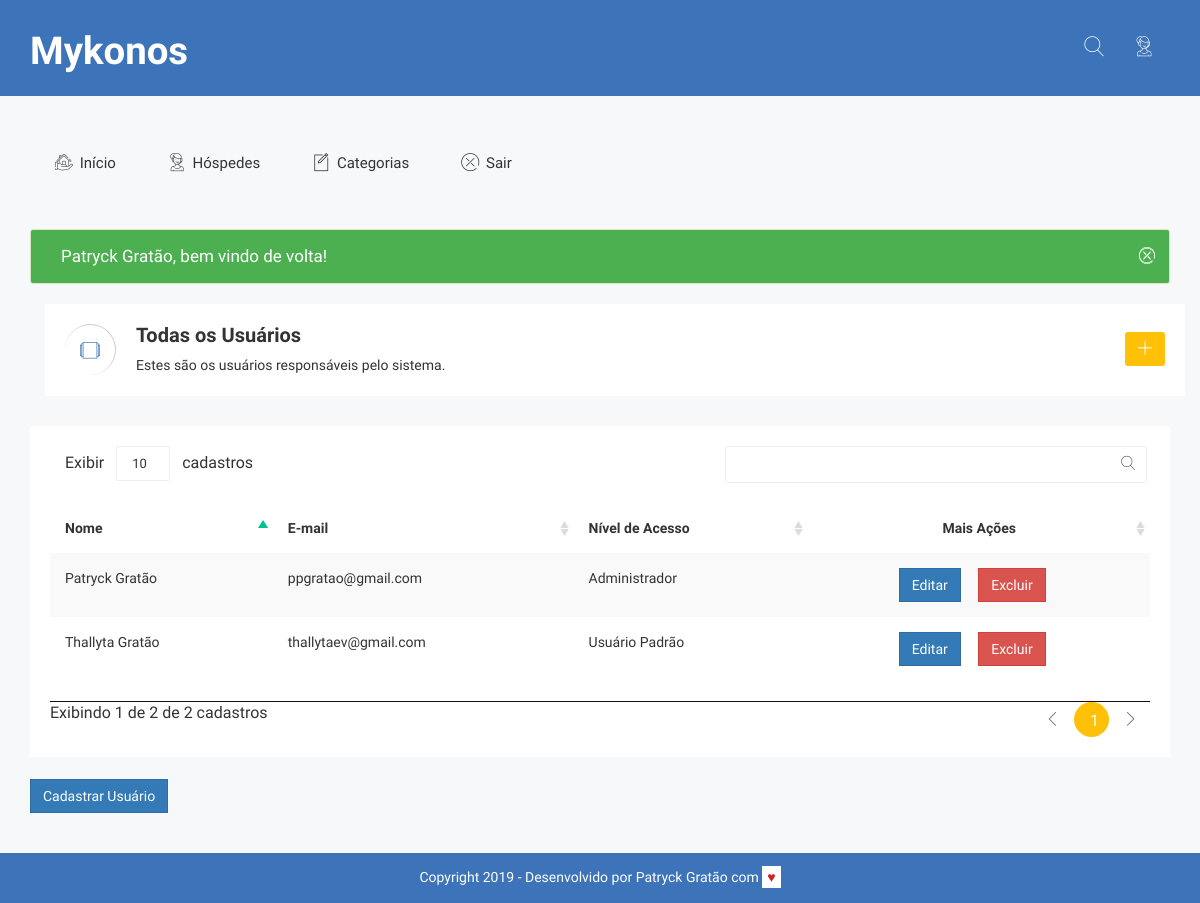
Screenshot of /listar-usuarios.php (signed in) with the database file from the repository.
### tables this page shows
CREATE TABLE `usuarios` (
  `id` int(11) NOT NULL,
  `nome` varchar(255) NOT NULL,
  `email` varchar(255) NOT NULL,
  `senha` varchar(255) NOT NULL,
  `permissao` varchar(255) NOT NULL
);

### banco/banco-usuario.php (called while the page is built, shortened)
<?php
function listaUsuarios ($conexao) {
	$usuarios = array();
	$query = "SELECT * FROM usuarios ORDER BY permissao";
	$resultado = mysqli_query($conexao, $query);
	while ($usuario_array = mysqli_fetch_assoc($resultado)) {
		$usuario = new Usuario();
		$usuario->id = $usuario_array['id'];
		$usuario->nome = $usuario_array['nome'];
		$usuario->email = $usuario_array['email'];
		$usuario->senha = $usuario_array['senha'];
		$usuario->permissao = $usuario_array['permissao'];
		array_push($usuarios, $usuario);
	}
	return $usuarios;
}

### listar-usuarios.php (the view, shortened to what this page needs)
<?php
	require_once("banco/banco.php");
	require_once("banco/banco-usuario.php");
	require_once("partials/_header.php");
	$usuarios = listaUsuarios($conexao);
 ?>
	<div class="breadcomb-area">
		<div class="container">
			<div class="row">
				<div class="col-lg-12 col-md-12 col-sm-12 col-xs-12">
					<div class="breadcomb-list">
						<div class="row">
							<div class="col-lg-8 col-md-8 col-sm-8 col-xs-12">
								<div class="breadcomb-wp">
									<div class="breadcomb-icon">
										<i class="notika-icon notika-windows"></i>
									</div>
									<div class="breadcomb-ctn">
										<h2>Todas os Usuários</h2>
										<p>Estes são os usuários responsáveis pelo sistema.</p>
									</div>
								</div>
							</div>
							<div class="col-lg-4 col-md-4 col-sm-4 col-xs-3">
								<div class="breadcomb-report">
									<a href="cadastrar-usuario.php" data-toggle="tooltip" data-placement="left" title="Cadastrar novo usuário" class="btn"><i class="notika-icon notika-plus-symbol"></i></a>
								</div>
							</div>
						</div>
					</div>
				</div>
			</div>
		</div>
	</div>
</div>
<div class="data-table-area">
	<div class="container">
		<div class="row">
			<div class="col-lg-12 col-md-12 col-sm-12 col-xs-12">
				<div class="data-table-list">
					<div class="table-responsive">
						<table id="data-table-basic" class="table table-striped">
							<thead>
								<tr>
									<th>Nome</th>
									<th>E-mail</th>
									<th>Nível de Acesso</th>
									<th class="text-center">Mais Ações</th>
								</tr>
							</thead>
							<tbody>
								<?php
								foreach ($usuarios as $usuario) : ?>
									<tr>
										<td><?= $usuario->nome ?></td>
										<td><?= $usuario->email ?></td>
										<td><?= $usuario->permissao == 'admin' ? 'Administrador' : "Usuário Padrão"; ?></td>
										<td class="mais-acoes text-center">
											<div class="btn-group notika-group-btn">
												<form class="mais-opcoes" action="editar-usuario.php" method="post">
													<button class="btn btn-primary notika-gp-primary">Editar</button>
												</form>
												<form class="mais-opcoes" action="remover.php" method="post">
													<button class="btn btn-danger notika-gp-danger">Excluir</button>
												</form>
											</div>
										</td>
									</tr>
								<?php endforeach ?>
							</tbody>
						</table>
					</div>
				</div><br>
				<a class="maisopcoes btn btn-primary btn-md" href="cadastrar-usuario.php">Cadastrar Usuário</a>
			</div>
		</div>
	</div>
</div>
<?php require_once("partials/_footer.php"); ?>

### assets/css/themesaller-forms.css (style rules this page uses)
html, body { border: 0; margin: 0; padding: 0; font-size: 100%; vertical-align: baseline; font: inherit; }
body { margin: 0; padding: 0; background:url(../images/body_bg.jpg) no-repeat center top; }

### assets/css/main.css (style rules this page uses)
html { color: #222; font-size: 1em; line-height: 1.4; }

### assets/css/mykonos.css (style rules this page uses)
body { font-family: 'Ubuntu', sans-serif; }
.mais-opcoes { display: inline; }
.btn-primary, .btn-default, .btn-danger, .btn-warning, .btn-success { border-radius: 0; margin-right: 1em; }

### rows the page displays
usuarios: nome "Patryck Gratão", email "ppgratao@gmail.com", permissao "Administrador"
usuarios: nome "Thallyta Gratão", email "thallytaev@gmail.com", permissao "Usuário Padrão"

### other values shown
$_SESSION[$tipo] "Patryck Gratão, bem vindo de volta!"
